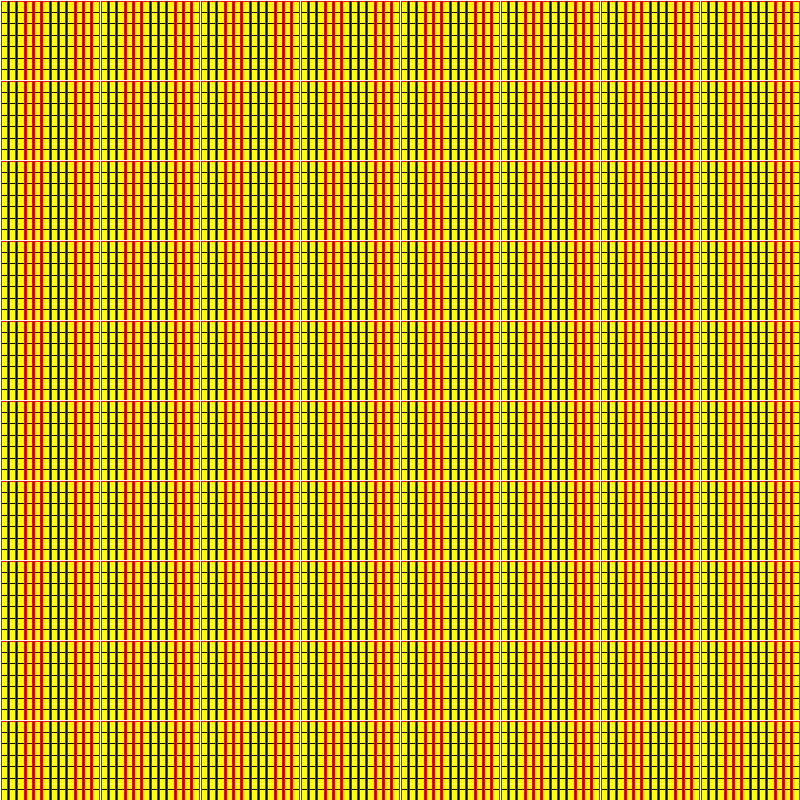
Frame 1 (no input)
Frame 60 (the mouse pressed at the canvas centre just before this capture): identical to frame 1, image omitted
Frame 120 (the mouse held since frame 60 and released just before this capture): identical to frame 1, image omitted

The Processing sketch that drew this single still picture (run headless with seeded random() and noise(); from frame 60 on, the mouse is pressed at the canvas centre):

// Processing sketch: bays_drawer
// ── bays_drawer.pde
final int WW = 800;
final int WH = 800;

final int TW = 100;
final int TH = 80;

final int TA = WW / TW;
final int TD = WH / TH;

final int SHELVES = 12;
final int BINS = 7;

class Bay {
  
  PVector pos, dims;
  int x,y;
  int dir;
  float shelfWidth;
  float binHeight;
  Bay (int x, int y) {
    this.x = x;
    this.y = y;
    pos = new PVector(x * TW, y * TH);
    dims = new PVector(TW,TH);
    
    dir = x % 2;
    
    shelfWidth = dims.x / (float)SHELVES;
    binHeight = dims.y / (float)BINS;
  }
  
  void draw() {
    noFill();
    stroke(255);
    rect(pos.x, pos.y, dims.x, dims.y);
    float px = pos.x;
    float py = pos.y;
    if (dir == 0) {
      px = pos.x + dims.x - shelfWidth;
    }
    
    for (int s = 0; s < SHELVES; s += 1) {
      stroke(255,0,0);
      noFill();
      rect(px+1,py+1,shelfWidth-2,dims.y-2);
      float bpy = py;
      for (int b = 0; b < BINS; b += 1) {
        stroke(255,255,0);
        fill(255,255,0);
        rect(px+2,bpy+2,shelfWidth-4,binHeight-2);
        bpy += binHeight;
        
        
      }
      if (dir == 0) {
        px -= shelfWidth;
      } else {
        px += shelfWidth;
      }
    }
    
    
    
  }
}
ArrayList<Bay> bays = new ArrayList<Bay>();

void settings() {
  size(WW,WH);
}
void setup() {
  
  for (int x = 0; x < TA; x += 1) {
    for (int y = 0; y < TD; y += 1) {
      
      bays.add( new Bay(x,y));
    }
  }
}


void draw() {
  background(0);
  
  for (Bay bay : bays) {
    bay.draw();
  }
}
